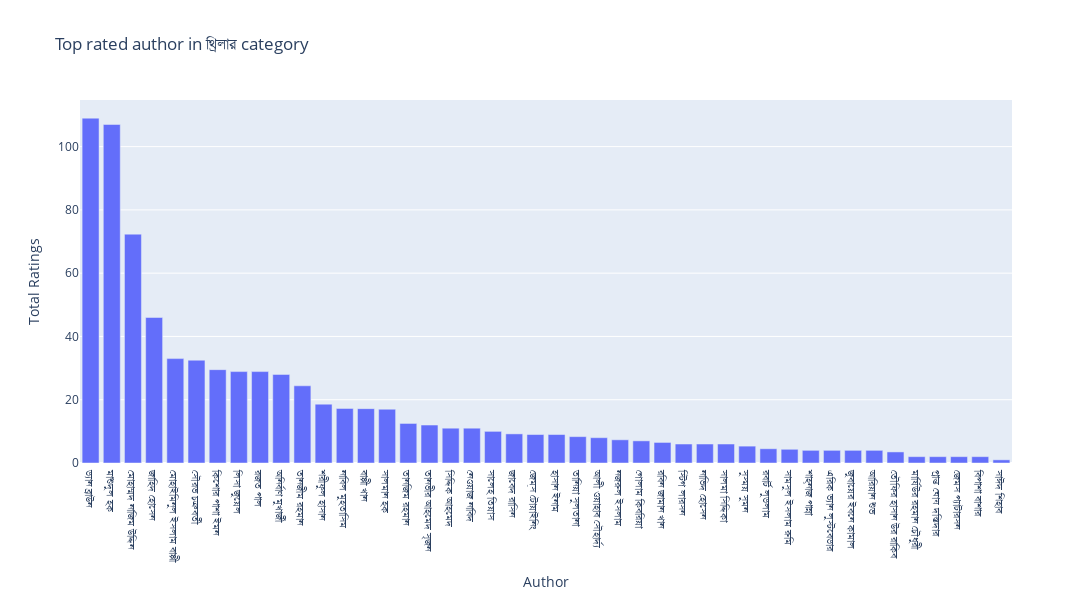

Write notebook code for a chart like this one.
### Code cell
author_ratings_stat = category_stats.groupby('Author')['Total Ratings'].mean().reset_index()

# Sort to find categories with highest average discount percentages
highest_author_ratings_stat = author_ratings_stat.sort_values(by='Total Ratings', ascending=False)

# Plotting using Plotly
fig = px.bar(highest_author_ratings_stat, x='Author', y='Total Ratings',
             title='Top rated author in থ্রিলার category',
             labels={'Author': 'Author', 'Total Ratings': 'Total Ratings'})

# Adjust the figure size
fig.update_layout(
    width=1300,  # Set the width of the figure
    height=600   # Set the height of the figure
)
fig.show()

### Figure 1 — Plotly figure (JSON) as saved in the notebook; plotly's stock layout.template omitted (floating-point values rounded to 4 significant figures)
{"data": [{"alignmentgroup": "True", "hovertemplate": "Author=%{x}<br>Total Ratings=%{y}<extra></extra>", "legendgroup": "", "marker": {"color": "#636efa", "pattern": {"shape": ""}}, "name": "", "offsetgroup": "", "orientation": "v", "showlegend": false, "textposition": "auto", "type": "bar", "x": ["ড্যান ব্রাউন", "মাশুদুল হক", "মোহাম্মদ নাজিম উদ্দিন", "জাহিদ হোসেন", "মোহাইমিনুল ইসলাম বাপ্পী", "সৌরভ চক্রবর্তী", "কিশোর পাশা ইমন", "লিসা জুয়েল", "রজত পাল", "অনির্বাণ মুখার্জী", "তানজীম রহমান", "শরীফুল হাসান", "নাবিল মুহতাসিম", "বাপ্পী খান", "সালমান হক", "তানজিম রহমান", "তানভীর আহমেদ সৃজন", "সিদ্দিক আহমেদ", "নেওয়াজ নাবিদ", "সালেহ তিয়াস", "জাবেদ রাসিন", "জেম্স টোয়াইনিং", "হাসান ইনাম", "তানিয়া সুলতানা", "আলী ওয়াহাব সৌহার্দ্য", "নজরুল ইসলাম", "গোলাম কিবরিয়া", "রবিন জামান খান", "স্টিগ লারসন", "নাভিদ হোসেন", "সালমা সিদ্দিকা", "সুস্ময় সুমন", "রবার্ট লুডলাম", "সামসুল ইসলাম রুমি", "শাহ্নাজ পান্না", "এরিক ভ্যান লুস্টবেডার", "জুবায়ের ইবনে কামাল", "আরিয়ান শুভ", "তৌফির হাসান উর রাকিব", "মার্যিউর রহমান চৌধুরী", "প্রান্ত ঘোষ দস্তিদার", "জেমস প্যাটারসন", "বিপাশা বাশার", "সাঈদ শিহাব"], "xaxis": "x", "y": [109, 107, 72.33, 46, 33, 32.5, 29.5, 28.9, 28.9, 28, 24.4, 18.6, 17.25, 17.18, 17, 12.5, 12, 11, 11, 10, 9.2, 9, 9, 8.333, 8, 7.333, 7, 6.5, 6, 6, 6, 5.333, 4.5, 4.333, 4, 4, 4, 4, 3.5, 2, 2, 2, 2, 1], "yaxis": "y"}], "layout": {"barmode": "relative", "height": 600, "legend": {"tracegroupgap": 0}, "title": {"text": "Top rated author in থ্রিলার category"}, "width": 1300, "xaxis": {"anchor": "y", "domain": [0, 1], "title": {"text": "Author"}}, "yaxis": {"anchor": "x", "domain": [0, 1], "title": {"text": "Total Ratings"}}}}
